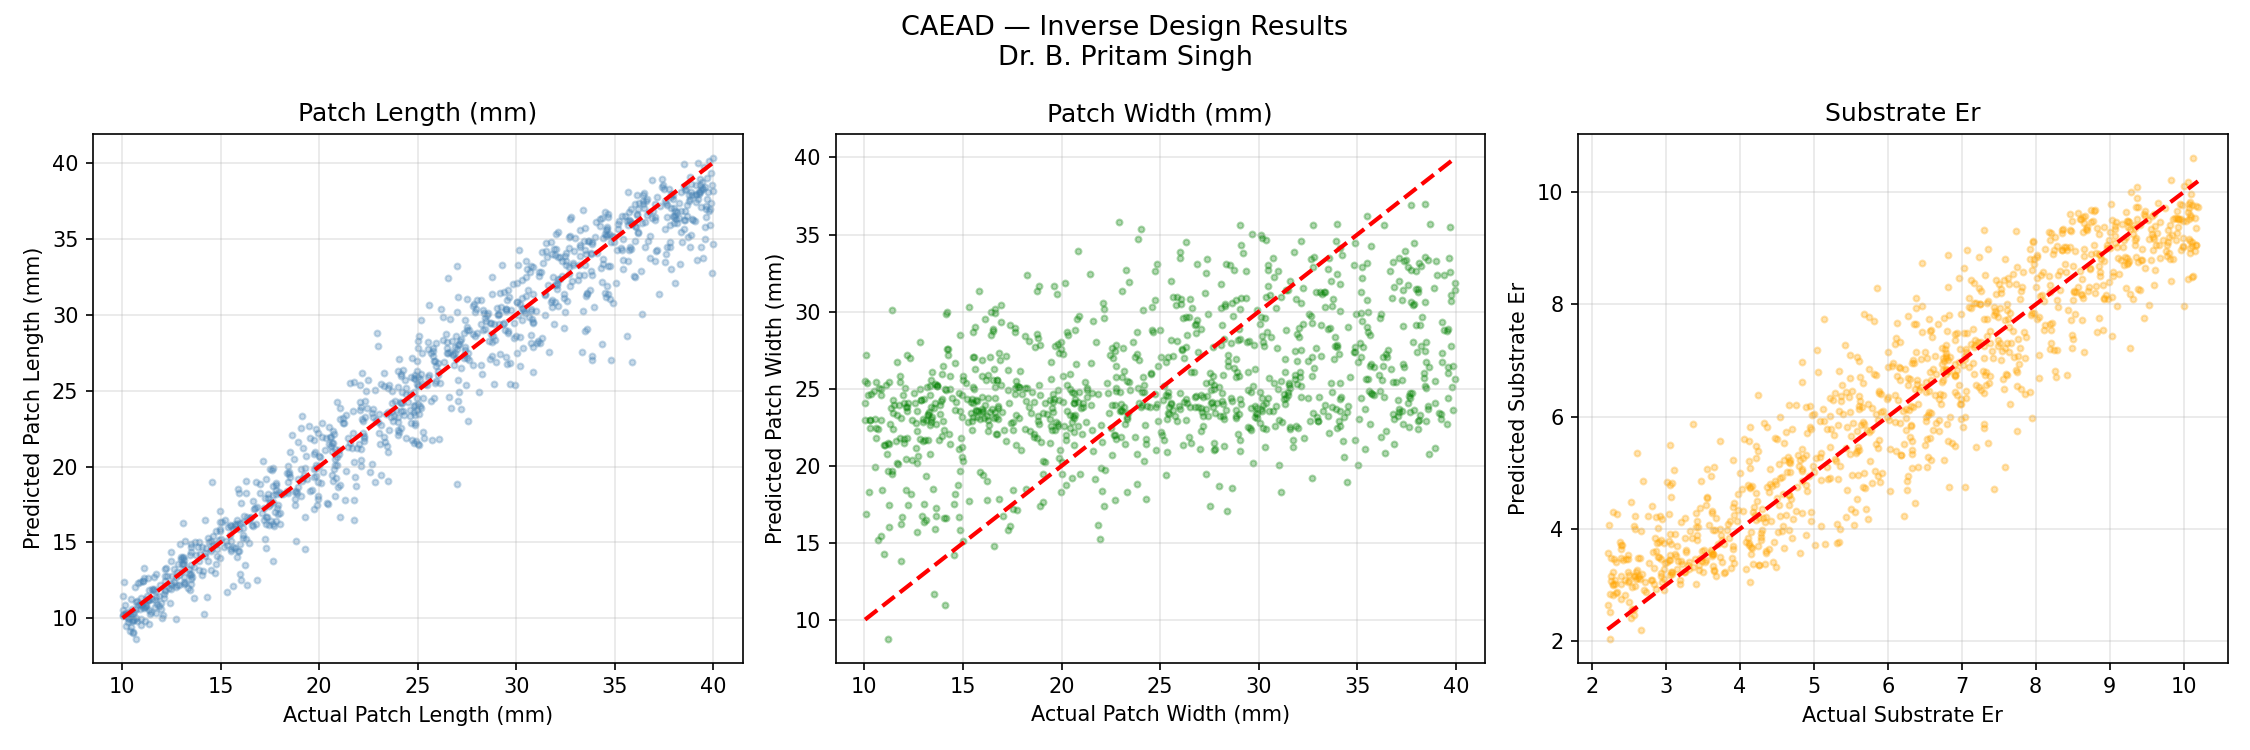

Write the Python code that produced this figure.
# CAEAD - Inverse Design
# Dr. B. Pritam Singh
# Target specs do — AI geometry batayega

import numpy as np
import pandas as pd
import matplotlib.pyplot as plt
from sklearn.neural_network import MLPRegressor
from sklearn.preprocessing import StandardScaler
from sklearn.model_selection import train_test_split

print("CAEAD - Inverse Design System")
print("Dr. B. Pritam Singh")
print("=" * 50)

# ── Load dataset ──────────────────────────────────
print("\n[1/4] Loading dataset...")
df = pd.read_csv('caead_5000_designs.csv')

# ── INVERSE: specs → geometry ─────────────────────
# Input  = what you WANT  (freq, bandwidth, gain)
# Output = what to BUILD  (length, width, er, height)

X_inv = df[['resonant_freq_GHz', 'bandwidth_MHz', 'gain_dBi']].values
y_inv = df[['patch_length_mm', 'patch_width_mm', 
            'substrate_er', 'substrate_h_mm']].values

X_tr, X_te, y_tr, y_te = train_test_split(
    X_inv, y_inv, test_size=0.2, random_state=42
)

scaler_x = StandardScaler()
scaler_y = StandardScaler()

X_tr_sc = scaler_x.fit_transform(X_tr)
X_te_sc = scaler_x.transform(X_te)
y_tr_sc = scaler_y.fit_transform(y_tr)

# ── Train inverse model ───────────────────────────
print("[2/4] Training inverse design model...")

model = MLPRegressor(
    hidden_layer_sizes=(128, 128, 64, 32),
    activation='relu',
    max_iter=2000,
    random_state=42,
    learning_rate_init=0.001
)

model.fit(X_tr_sc, y_tr_sc)
print("   Done!")

# ── Test inverse model ────────────────────────────
print("\n[3/4] Testing inverse predictions...")

y_pred_sc = model.predict(X_te_sc)
y_pred    = scaler_y.inverse_transform(y_pred_sc)

# ── Demo: 3 target specs ──────────────────────────
print("\n[4/4] LIVE DEMO — 3 target designs:")
print("=" * 50)

targets = [
    {"freq": 2.4, "bw": 5.0,  "gain": 2.0, "name": "WiFi 2.4 GHz"},
    {"freq": 5.0, "bw": 10.0, "gain": 4.0, "name": "WiFi 5 GHz"},
    {"freq": 3.5, "bw": 20.0, "gain": 3.5, "name": "5G Sub-6 GHz"},
]

results = []
for t in targets:
    inp = np.array([[t['freq'], t['bw'], t['gain']]])
    inp_sc = scaler_x.transform(inp)
    out_sc = model.predict(inp_sc)
    out    = scaler_y.inverse_transform(out_sc)[0]
    
    # Clip to physical limits
    out[0] = np.clip(out[0], 10, 40)   # length
    out[1] = np.clip(out[1], 10, 40)   # width
    out[2] = np.clip(out[2], 2.2, 10.2) # er
    out[3] = np.clip(out[3], 0.8, 3.2)  # height
    
    results.append({
        'Application'    : t['name'],
        'Target Freq'    : f"{t['freq']} GHz",
        'Target BW'      : f"{t['bw']} MHz",
        'Target Gain'    : f"{t['gain']} dBi",
        'Length (mm)'    : f"{out[0]:.2f}",
        'Width (mm)'     : f"{out[1]:.2f}",
        'Substrate Er'   : f"{out[2]:.2f}",
        'Height (mm)'    : f"{out[3]:.2f}",
    })
    
    print(f"\n  {t['name']}")
    print(f"  Target  : {t['freq']} GHz | {t['bw']} MHz BW | {t['gain']} dBi")
    print(f"  Design  : L={out[0]:.2f}mm | W={out[1]:.2f}mm | Er={out[2]:.2f} | H={out[3]:.2f}mm")

# ── Plot comparison ───────────────────────────────
fig, axes = plt.subplots(1, 3, figsize=(15, 5))
fig.suptitle('CAEAD — Inverse Design Results\nDr. B. Pritam Singh', fontsize=13)

labels = ['Patch Length (mm)', 'Patch Width (mm)', 
          'Substrate Er', 'Substrate H (mm)']
colors = ['steelblue', 'green', 'orange', 'purple']

for i, (label, color) in enumerate(zip(labels[:3], colors[:3])):
    axes[i].scatter(y_te[:, i], y_pred[:, i], 
                    alpha=0.3, s=8, color=color)
    mn, mx = y_te[:, i].min(), y_te[:, i].max()
    axes[i].plot([mn, mx], [mn, mx], 'r--', linewidth=2)
    axes[i].set_xlabel(f'Actual {label}')
    axes[i].set_ylabel(f'Predicted {label}')
    axes[i].set_title(label)
    axes[i].grid(True, alpha=0.3)

plt.tight_layout()
plt.savefig('caead_inverse_design.png', dpi=150)
plt.show()

# Save results
pd.DataFrame(results).to_csv('caead_inverse_results.csv', index=False)

print("\n" + "=" * 50)
print("CAEAD Inverse Design — Complete!")
print("=" * 50)
print("Input  : Target Specs (Freq, BW, Gain)")
print("Output : Antenna Geometry (L, W, Er, H)")
print("Files  : caead_inverse_design.png")
print("         caead_inverse_results.csv")
